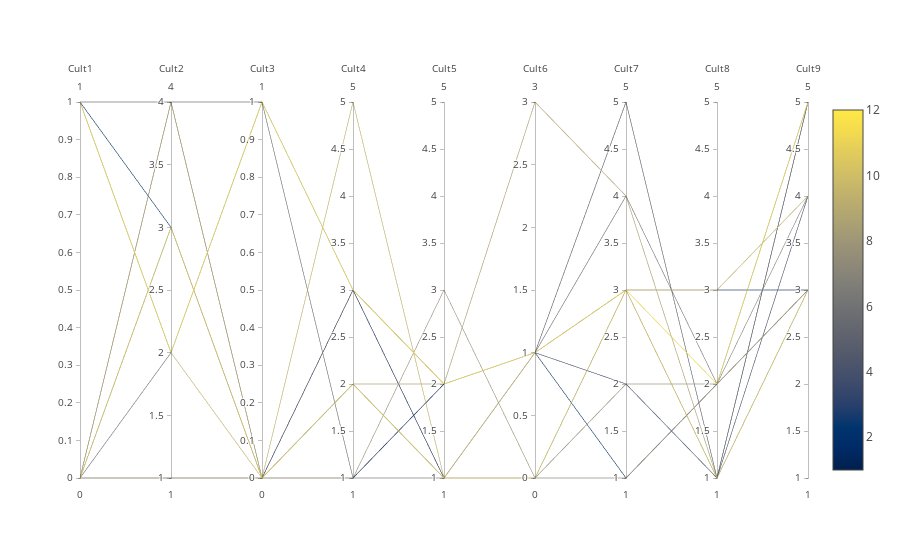
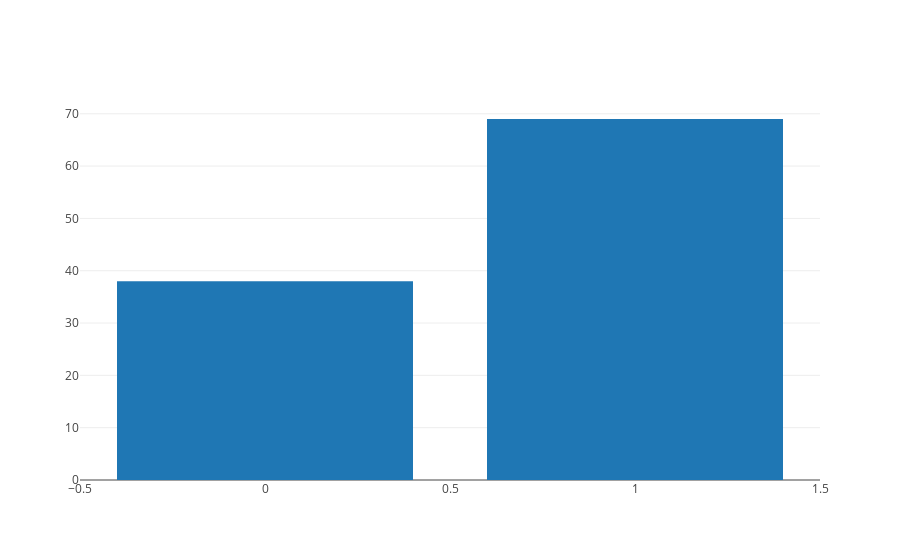
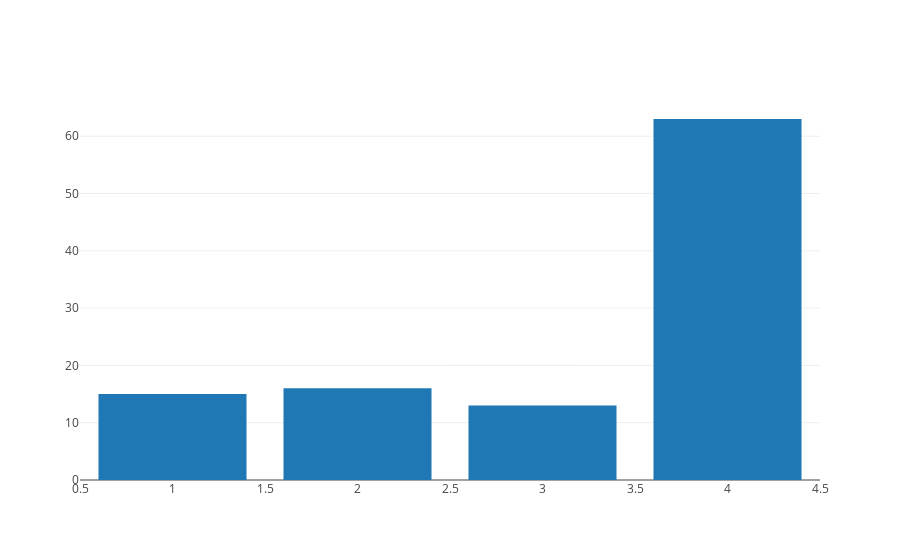
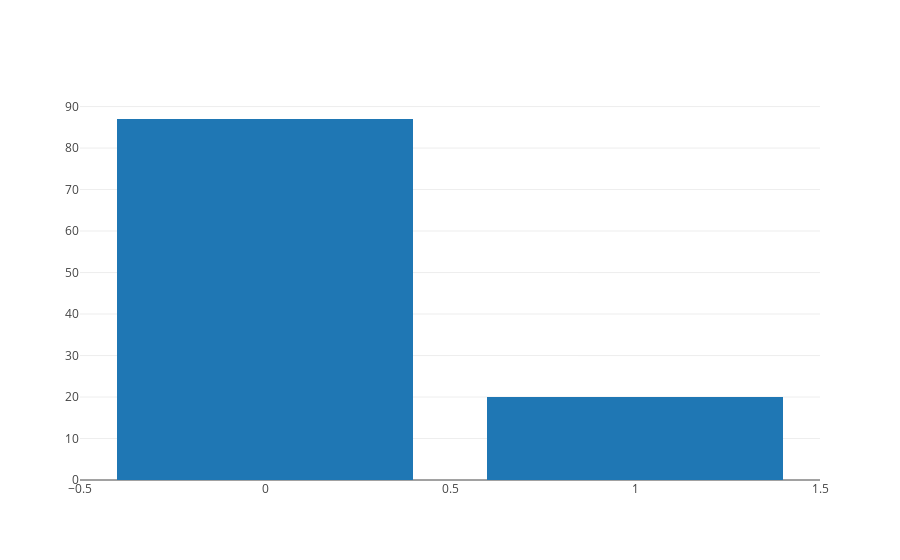

These figures' notebook cell, in order:
### Code cell
visualize_cultural_clusters_en(dataframe_with_clusters_en)

### Figure 1 — Plotly figure (JSON) as saved in the notebook; plotly's stock layout.template omitted (floating-point values rounded to 4 significant figures; data arrays with more than 128 entries replaced by an {"elided": "..."} marker saying what was removed)
{"data": [{"dimensions": [{"label": "Cult1", "range": [0, 1], "values": {"elided": "767 int values"}}, {"label": "Cult2", "range": [1, 4], "values": {"elided": "767 int values"}}, {"label": "Cult3", "range": [0, 1], "values": {"elided": "767 int values"}}, {"label": "Cult4", "range": [1, 5], "values": {"elided": "767 int values"}}, {"label": "Cult5", "range": [1, 5], "values": {"elided": "767 int values"}}, {"label": "Cult6", "range": [0, 3], "values": {"elided": "767 int values"}}, {"label": "Cult7", "range": [1, 5], "values": {"elided": "767 int values"}}, {"label": "Cult8", "range": [1, 5], "values": {"elided": "767 int values"}}, {"label": "Cult9", "range": [1, 5], "values": {"elided": "767 int values"}}], "line": {"cmax": 12, "cmin": 1, "color": [2, 1, 12, 5, 9, 8, 6, 3, 11, 10, 7, 4], "colorscale": "Cividis", "reversescale": false, "showscale": true}, "showlegend": true, "type": "parcoords", "uid": "b7549ca8-5e78-4e6f-87f0-08a5124db60b"}], "layout": {}}

### Figure 2 — Plotly figure (JSON) as saved in the notebook; plotly's stock layout.template omitted (floating-point values rounded to 4 significant figures)
{"data": [{"type": "bar", "uid": "574c07d4-a1c8-41bb-982f-3cc1fb6cf1d4", "x": [1, 0], "y": [69, 38]}], "layout": {}}

### Figure 3 — Plotly figure (JSON) as saved in the notebook; plotly's stock layout.template omitted (floating-point values rounded to 4 significant figures)
{"data": [{"type": "bar", "uid": "e15bc0bc-bc43-4d5b-bdf3-e7d1910e4383", "x": [3, 2, 4, 1], "y": [13, 16, 63, 15]}], "layout": {}}

### Figure 4 — Plotly figure (JSON) as saved in the notebook; plotly's stock layout.template omitted (floating-point values rounded to 4 significant figures)
{"data": [{"type": "bar", "uid": "8fb3239a-c5e3-4af4-a9ba-cbfe3cf80eea", "x": [0, 1], "y": [87, 20]}], "layout": {}}
